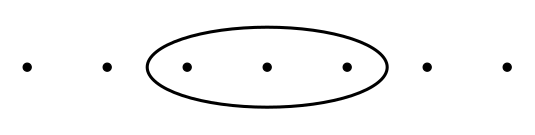

Python code for this plot:
import numpy as np
import matplotlib.pyplot as plt
from matplotlib.patches import Ellipse

# Settings
dot_size = 36
line_width = 2.3
margin = 0.01  # Adjustable margin parameter

# 9 dots in a horizontal line
n = 7
x_positions = np.linspace(0.2, 0.8, n)
y = 0.5  # All dots at same y position

# Ellipse around dots index 2, 3, 4
# Calculate horizontal bounds (halfway to neighboring dots)
x_left = 0.5 * (x_positions[1] + x_positions[2])
x_right = 0.5 * (x_positions[4] + x_positions[5])
x_center = 0.5 * (x_left + x_right)
rx = 0.5 * (x_right - x_left)
ry = 0.05  # Vertical radius

# Calculate tight bounds with adjustable margin
x_min = x_positions[0] - margin
x_max = x_positions[-1] + margin
y_min = y - ry - margin
y_max = y + ry + margin

# Create figure with normal size
fig, ax = plt.subplots(figsize=(6, 1))

# Ellipse
ellipse = Ellipse(
    xy=(x_center, y),
    width=2 * rx,
    height=2 * ry,
    angle=0.0,
    fill=False,
    edgecolor='black',
    linewidth=line_width,
    zorder=2
)
ax.add_patch(ellipse)

# Draw dots
ax.scatter(x_positions, np.full(n, y), s=dot_size, color='black', zorder=5)

# Styling
ax.set_xlim(x_min, x_max)
ax.set_ylim(y_min, y_max)
ax.set_aspect('equal')
ax.axis('off')
plt.subplots_adjust(left=0, right=1, top=1, bottom=0)

plt.savefig('subset.svg', bbox_inches='tight', pad_inches=0.2)
plt.show()
